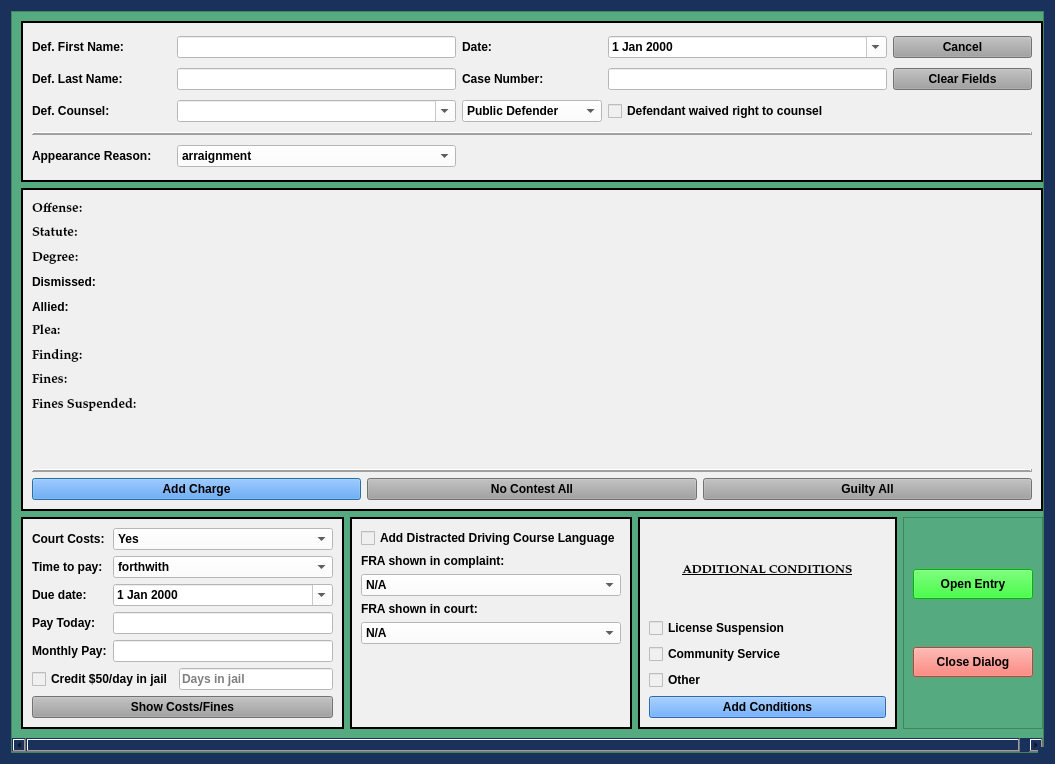
<?xml version="1.0" encoding="UTF-8"?>
<ui version="4.0">
 <class>FineOnlyPleaDialog</class>
 <widget class="QDialog" name="FineOnlyPleaDialog">
  <property name="windowModality">
   <enum>Qt::NonModal</enum>
  </property>
  <property name="enabled">
   <bool>true</bool>
  </property>
  <property name="geometry">
   <rect>
    <x>0</x>
    <y>0</y>
    <width>1055</width>
    <height>764</height>
   </rect>
  </property>
  <property name="sizePolicy">
   <sizepolicy hsizetype="Minimum" vsizetype="Minimum">
    <horstretch>0</horstretch>
    <verstretch>0</verstretch>
   </sizepolicy>
  </property>
  <property name="minimumSize">
   <size>
    <width>0</width>
    <height>0</height>
   </size>
  </property>
  <property name="maximumSize">
   <size>
    <width>2500</width>
    <height>3500</height>
   </size>
  </property>
  <property name="palette">
   <palette>
    <active>
     <colorrole role="Button">
      <brush brushstyle="SolidPattern">
       <color alpha="255">
        <red>25</red>
        <green>49</green>
        <blue>91</blue>
       </color>
      </brush>
     </colorrole>
     <colorrole role="Base">
      <brush brushstyle="SolidPattern">
       <color alpha="255">
        <red>25</red>
        <green>49</green>
        <blue>91</blue>
       </color>
      </brush>
     </colorrole>
     <colorrole role="Window">
      <brush brushstyle="SolidPattern">
       <color alpha="255">
        <red>25</red>
        <green>49</green>
        <blue>91</blue>
       </color>
      </brush>
     </colorrole>
    </active>
    <inactive>
     <colorrole role="Button">
      <brush brushstyle="SolidPattern">
       <color alpha="255">
        <red>25</red>
        <green>49</green>
        <blue>91</blue>
       </color>
      </brush>
     </colorrole>
     <colorrole role="Base">
      <brush brushstyle="SolidPattern">
       <color alpha="255">
        <red>25</red>
        <green>49</green>
        <blue>91</blue>
       </color>
      </brush>
     </colorrole>
     <colorrole role="Window">
      <brush brushstyle="SolidPattern">
       <color alpha="255">
        <red>25</red>
        <green>49</green>
        <blue>91</blue>
       </color>
      </brush>
     </colorrole>
    </inactive>
    <disabled>
     <colorrole role="Button">
      <brush brushstyle="SolidPattern">
       <color alpha="255">
        <red>25</red>
        <green>49</green>
        <blue>91</blue>
       </color>
      </brush>
     </colorrole>
     <colorrole role="Base">
      <brush brushstyle="SolidPattern">
       <color alpha="255">
        <red>25</red>
        <green>49</green>
        <blue>91</blue>
       </color>
      </brush>
     </colorrole>
     <colorrole role="Window">
      <brush brushstyle="SolidPattern">
       <color alpha="255">
        <red>25</red>
        <green>49</green>
        <blue>91</blue>
       </color>
      </brush>
     </colorrole>
    </disabled>
   </palette>
  </property>
  <property name="font">
   <font>
    <family>Palatino Linotype</family>
    <pointsize>10</pointsize>
    <weight>75</weight>
    <italic>false</italic>
    <bold>true</bold>
   </font>
  </property>
  <property name="windowTitle">
   <string>Fine Only Plea Case Information</string>
  </property>
  <property name="toolTip">
   <string/>
  </property>
  <property name="styleSheet">
   <string notr="true">background-color: rgb(25, 49, 91);
font: 75 10pt &quot;Palatino Linotype&quot;;
font-weight: bold;</string>
  </property>
  <property name="sizeGripEnabled">
   <bool>true</bool>
  </property>
  <property name="modal">
   <bool>true</bool>
  </property>
  <layout class="QVBoxLayout" name="verticalLayout" stretch="0">
   <item>
    <widget class="QScrollArea" name="scrollArea">
     <property name="styleSheet">
      <string notr="true">background-color: rgb(85, 170, 127);</string>
     </property>
     <property name="widgetResizable">
      <bool>true</bool>
     </property>
     <widget class="QWidget" name="scrollAreaWidgetContents_2">
      <property name="geometry">
       <rect>
        <x>0</x>
        <y>0</y>
        <width>1046</width>
        <height>732</height>
       </rect>
      </property>
      <layout class="QGridLayout" name="gridLayout_2" rowstretch="1,2,0" columnstretch="1,1,1,1">
       <item row="1" column="0" colspan="4">
        <widget class="QFrame" name="frame">
         <property name="sizePolicy">
          <sizepolicy hsizetype="Preferred" vsizetype="Preferred">
           <horstretch>0</horstretch>
           <verstretch>0</verstretch>
          </sizepolicy>
         </property>
         <property name="styleSheet">
          <string notr="true">background-color: rgb(240, 240, 240);</string>
         </property>
         <property name="frameShape">
          <enum>QFrame::Box</enum>
         </property>
         <property name="frameShadow">
          <enum>QFrame::Plain</enum>
         </property>
         <property name="lineWidth">
          <number>2</number>
         </property>
         <layout class="QVBoxLayout" name="verticalLayout_2">
          <item>
           <layout class="QGridLayout" name="gridLayout_3">
            <item row="2" column="1">
             <widget class="QPushButton" name="no_contest_all_Button">
              <property name="sizePolicy">
               <sizepolicy hsizetype="Preferred" vsizetype="Fixed">
                <horstretch>0</horstretch>
                <verstretch>0</verstretch>
               </sizepolicy>
              </property>
              <property name="focusPolicy">
               <enum>Qt::NoFocus</enum>
              </property>
              <property name="styleSheet">
               <string notr="true">background-color: rgb(160, 160, 160);</string>
              </property>
              <property name="text">
               <string>No Contest All</string>
              </property>
             </widget>
            </item>
            <item row="0" column="0" colspan="3">
             <layout class="QGridLayout" name="charges_gridLayout">
              <item row="1" column="0">
               <widget class="QLabel" name="statute_label">
                <property name="font">
                 <font>
                  <family>Palatino Linotype</family>
                  <pointsize>10</pointsize>
                  <weight>75</weight>
                  <italic>false</italic>
                  <bold>true</bold>
                 </font>
                </property>
                <property name="text">
                 <string>Statute:</string>
                </property>
               </widget>
              </item>
              <item row="4" column="0">
               <widget class="QLabel" name="allied_label">
                <property name="text">
                 <string>Allied:</string>
                </property>
               </widget>
              </item>
              <item row="5" column="0">
               <widget class="QLabel" name="plea_label">
                <property name="font">
                 <font>
                  <family>Palatino Linotype</family>
                  <pointsize>10</pointsize>
                  <weight>75</weight>
                  <italic>false</italic>
                  <bold>true</bold>
                 </font>
                </property>
                <property name="text">
                 <string>Plea:</string>
                </property>
               </widget>
              </item>
              <item row="2" column="0">
               <widget class="QLabel" name="degree_label">
                <property name="font">
                 <font>
                  <family>Palatino Linotype</family>
                  <pointsize>10</pointsize>
                  <weight>75</weight>
                  <italic>false</italic>
                  <bold>true</bold>
                 </font>
                </property>
                <property name="text">
                 <string>Degree:</string>
                </property>
               </widget>
              </item>
              <item row="6" column="0">
               <widget class="QLabel" name="finding_label">
                <property name="font">
                 <font>
                  <family>Palatino Linotype</family>
                  <pointsize>10</pointsize>
                  <weight>75</weight>
                  <italic>false</italic>
                  <bold>true</bold>
                 </font>
                </property>
                <property name="text">
                 <string>Finding:</string>
                </property>
               </widget>
              </item>
              <item row="0" column="0">
               <widget class="QLabel" name="offense_label">
                <property name="font">
                 <font>
                  <family>Palatino Linotype</family>
                  <pointsize>10</pointsize>
                  <weight>75</weight>
                  <italic>false</italic>
                  <bold>true</bold>
                 </font>
                </property>
                <property name="text">
                 <string>Offense:</string>
                </property>
                <property name="wordWrap">
                 <bool>true</bool>
                </property>
               </widget>
              </item>
              <item row="8" column="0">
               <widget class="QLabel" name="fines_suspended_label">
                <property name="font">
                 <font>
                  <family>Palatino Linotype</family>
                  <pointsize>10</pointsize>
                  <weight>75</weight>
                  <italic>false</italic>
                  <bold>true</bold>
                 </font>
                </property>
                <property name="text">
                 <string>Fines Suspended:</string>
                </property>
               </widget>
              </item>
              <item row="10" column="0">
               <widget class="QLabel" name="label_5">
                <property name="text">
                 <string/>
                </property>
               </widget>
              </item>
              <item row="7" column="0">
               <widget class="QLabel" name="fines_label">
                <property name="font">
                 <font>
                  <family>Palatino Linotype</family>
                  <pointsize>10</pointsize>
                  <weight>75</weight>
                  <italic>false</italic>
                  <bold>true</bold>
                 </font>
                </property>
                <property name="text">
                 <string>Fines:</string>
                </property>
               </widget>
              </item>
              <item row="9" column="0">
               <widget class="QLabel" name="amend_row_label">
                <property name="text">
                 <string/>
                </property>
               </widget>
              </item>
              <item row="3" column="0">
               <widget class="QLabel" name="dismissed_label">
                <property name="text">
                 <string>Dismissed:</string>
                </property>
               </widget>
              </item>
             </layout>
            </item>
            <item row="2" column="2">
             <widget class="QPushButton" name="guilty_all_Button">
              <property name="sizePolicy">
               <sizepolicy hsizetype="Preferred" vsizetype="Fixed">
                <horstretch>0</horstretch>
                <verstretch>0</verstretch>
               </sizepolicy>
              </property>
              <property name="focusPolicy">
               <enum>Qt::NoFocus</enum>
              </property>
              <property name="styleSheet">
               <string notr="true">background-color: rgb(160, 160, 160);</string>
              </property>
              <property name="text">
               <string>Guilty All</string>
              </property>
             </widget>
            </item>
            <item row="2" column="0">
             <widget class="QPushButton" name="add_charge_Button">
              <property name="styleSheet">
               <string notr="true">background-color: rgb(62, 146, 255)</string>
              </property>
              <property name="text">
               <string>Add Charge</string>
              </property>
             </widget>
            </item>
            <item row="1" column="0" colspan="3">
             <widget class="Line" name="line">
              <property name="frameShadow">
               <enum>QFrame::Raised</enum>
              </property>
              <property name="lineWidth">
               <number>2</number>
              </property>
              <property name="orientation">
               <enum>Qt::Horizontal</enum>
              </property>
             </widget>
            </item>
           </layout>
          </item>
         </layout>
        </widget>
       </item>
       <item row="2" column="0">
        <widget class="QFrame" name="frame_5">
         <property name="sizePolicy">
          <sizepolicy hsizetype="Preferred" vsizetype="Preferred">
           <horstretch>0</horstretch>
           <verstretch>0</verstretch>
          </sizepolicy>
         </property>
         <property name="styleSheet">
          <string notr="true">background-color: rgb(240, 240, 240);</string>
         </property>
         <property name="frameShape">
          <enum>QFrame::Box</enum>
         </property>
         <property name="frameShadow">
          <enum>QFrame::Plain</enum>
         </property>
         <property name="lineWidth">
          <number>2</number>
         </property>
         <layout class="QGridLayout" name="gridLayout_5">
          <item row="6" column="1" colspan="3">
           <widget class="QLineEdit" name="monthly_pay_box">
            <property name="styleSheet">
             <string notr="true">background-color: rgb(255, 255, 255);</string>
            </property>
           </widget>
          </item>
          <item row="8" column="0" colspan="4">
           <widget class="QPushButton" name="costs_and_fines_Button">
            <property name="sizePolicy">
             <sizepolicy hsizetype="Preferred" vsizetype="Fixed">
              <horstretch>0</horstretch>
              <verstretch>0</verstretch>
             </sizepolicy>
            </property>
            <property name="focusPolicy">
             <enum>Qt::NoFocus</enum>
            </property>
            <property name="styleSheet">
             <string notr="true">background-color: rgb(160, 160, 160);</string>
            </property>
            <property name="text">
             <string>Show Costs/Fines</string>
            </property>
            <property name="flat">
             <bool>false</bool>
            </property>
           </widget>
          </item>
          <item row="3" column="1" colspan="3">
           <widget class="NoScrollDateEdit" name="balance_due_date">
            <property name="styleSheet">
             <string notr="true">color: rgb(0, 0, 0);
background-color: rgb(255, 255, 255);</string>
            </property>
            <property name="calendarPopup">
             <bool>true</bool>
            </property>
           </widget>
          </item>
          <item row="3" column="0">
           <widget class="QLabel" name="balance_due_date_label">
            <property name="text">
             <string>Due date:</string>
            </property>
           </widget>
          </item>
          <item row="7" column="0" colspan="3">
           <widget class="QCheckBox" name="credit_for_jail_checkBox">
            <property name="text">
             <string>Credit $50/day in jail</string>
            </property>
           </widget>
          </item>
          <item row="7" column="3">
           <widget class="QLineEdit" name="jail_time_credit_box">
            <property name="styleSheet">
             <string notr="true">background-color: rgb(255, 255, 255);</string>
            </property>
            <property name="placeholderText">
             <string>Days in jail</string>
            </property>
           </widget>
          </item>
          <item row="1" column="1" colspan="3">
           <widget class="NoScrollComboBox" name="court_costs_box">
            <property name="styleSheet">
             <string notr="true">background-color: rgb(255, 255, 255);</string>
            </property>
            <item>
             <property name="text">
              <string>Yes</string>
             </property>
            </item>
            <item>
             <property name="text">
              <string>Waived</string>
             </property>
            </item>
            <item>
             <property name="text">
              <string>Imposed in companion case</string>
             </property>
            </item>
            <item>
             <property name="text">
              <string>No</string>
             </property>
            </item>
           </widget>
          </item>
          <item row="1" column="0">
           <widget class="QLabel" name="label_11">
            <property name="text">
             <string>Court Costs:</string>
            </property>
           </widget>
          </item>
          <item row="2" column="1" colspan="3">
           <widget class="NoScrollComboBox" name="ability_to_pay_box">
            <property name="styleSheet">
             <string notr="true">background-color: rgb(255, 255, 255);</string>
            </property>
            <item>
             <property name="text">
              <string>forthwith</string>
             </property>
            </item>
            <item>
             <property name="text">
              <string>monthly pay</string>
             </property>
            </item>
            <item>
             <property name="text">
              <string>partial forthwith then monthly pay</string>
             </property>
            </item>
           </widget>
          </item>
          <item row="2" column="0">
           <widget class="QLabel" name="label_9">
            <property name="text">
             <string>Time to pay:</string>
            </property>
           </widget>
          </item>
          <item row="6" column="0">
           <widget class="QLabel" name="monthly_pay_label">
            <property name="text">
             <string>Monthly Pay:</string>
            </property>
           </widget>
          </item>
          <item row="5" column="0">
           <widget class="QLabel" name="pay_today_label">
            <property name="text">
             <string>Pay Today:</string>
            </property>
           </widget>
          </item>
          <item row="5" column="1" colspan="3">
           <widget class="QLineEdit" name="pay_today_box">
            <property name="styleSheet">
             <string notr="true">background-color: rgb(255, 255, 255);</string>
            </property>
           </widget>
          </item>
         </layout>
        </widget>
       </item>
       <item row="0" column="0" colspan="4">
        <widget class="QFrame" name="case_name_Frame">
         <property name="sizePolicy">
          <sizepolicy hsizetype="Preferred" vsizetype="Preferred">
           <horstretch>0</horstretch>
           <verstretch>0</verstretch>
          </sizepolicy>
         </property>
         <property name="styleSheet">
          <string notr="true">background-color: rgb(240, 240, 240);</string>
         </property>
         <property name="frameShape">
          <enum>QFrame::Box</enum>
         </property>
         <property name="frameShadow">
          <enum>QFrame::Plain</enum>
         </property>
         <property name="lineWidth">
          <number>2</number>
         </property>
         <layout class="QGridLayout" name="gridLayout" columnstretch="1,2,1,2,1">
          <item row="0" column="0">
           <widget class="QLabel" name="label">
            <property name="text">
             <string>Def. First Name:</string>
            </property>
           </widget>
          </item>
          <item row="0" column="4">
           <widget class="QPushButton" name="cancel_Button">
            <property name="focusPolicy">
             <enum>Qt::NoFocus</enum>
            </property>
            <property name="styleSheet">
             <string notr="true">background-color: rgb(160, 160, 160);</string>
            </property>
            <property name="text">
             <string>Cancel</string>
            </property>
           </widget>
          </item>
          <item row="5" column="1">
           <widget class="NoScrollComboBox" name="appearance_reason_box">
            <property name="styleSheet">
             <string notr="true">background-color: rgb(255, 255, 255);</string>
            </property>
            <item>
             <property name="text">
              <string>arraignment</string>
             </property>
            </item>
            <item>
             <property name="text">
              <string>a change of plea</string>
             </property>
            </item>
            <item>
             <property name="text">
              <string>sentencing</string>
             </property>
            </item>
           </widget>
          </item>
          <item row="1" column="2">
           <widget class="QLabel" name="label_3">
            <property name="text">
             <string>Case Number:</string>
            </property>
           </widget>
          </item>
          <item row="1" column="1">
           <widget class="QLineEdit" name="defendant_last_name_lineEdit">
            <property name="enabled">
             <bool>true</bool>
            </property>
            <property name="styleSheet">
             <string notr="true">background-color: rgb(255, 255, 255);</string>
            </property>
           </widget>
          </item>
          <item row="0" column="3">
           <widget class="NoScrollDateEdit" name="plea_trial_date">
            <property name="focusPolicy">
             <enum>Qt::NoFocus</enum>
            </property>
            <property name="styleSheet">
             <string notr="true">color: rgb(0, 0, 0);
background-color: rgb(255, 255, 255);</string>
            </property>
            <property name="calendarPopup">
             <bool>true</bool>
            </property>
           </widget>
          </item>
          <item row="0" column="2">
           <widget class="QLabel" name="label_26">
            <property name="text">
             <string>Date:</string>
            </property>
           </widget>
          </item>
          <item row="1" column="0">
           <widget class="QLabel" name="label_2">
            <property name="text">
             <string>Def. Last Name:</string>
            </property>
           </widget>
          </item>
          <item row="1" column="3">
           <widget class="QLineEdit" name="case_number_lineEdit">
            <property name="maximumSize">
             <size>
              <width>500</width>
              <height>16777215</height>
             </size>
            </property>
            <property name="styleSheet">
             <string notr="true">background-color: rgb(255, 255, 255);</string>
            </property>
           </widget>
          </item>
          <item row="5" column="0">
           <widget class="QLabel" name="label_4">
            <property name="text">
             <string>Appearance Reason:</string>
            </property>
           </widget>
          </item>
          <item row="0" column="1">
           <widget class="QLineEdit" name="defendant_first_name_lineEdit">
            <property name="styleSheet">
             <string notr="true">background-color: rgb(255, 255, 255);</string>
            </property>
           </widget>
          </item>
          <item row="1" column="4">
           <widget class="QPushButton" name="clear_fields_case_Button">
            <property name="focusPolicy">
             <enum>Qt::NoFocus</enum>
            </property>
            <property name="styleSheet">
             <string notr="true">background-color: rgb(160, 160, 160);</string>
            </property>
            <property name="text">
             <string>Clear Fields</string>
            </property>
           </widget>
          </item>
          <item row="3" column="0">
           <widget class="QLabel" name="label_8">
            <property name="text">
             <string>Def. Counsel:</string>
            </property>
           </widget>
          </item>
          <item row="3" column="1">
           <widget class="DefenseCounselComboBox" name="defense_counsel_name_box">
            <property name="styleSheet">
             <string notr="true">background-color: rgb(255, 255, 255);</string>
            </property>
            <property name="editable">
             <bool>true</bool>
            </property>
           </widget>
          </item>
          <item row="3" column="2">
           <widget class="NoScrollComboBox" name="defense_counsel_type_box">
            <property name="styleSheet">
             <string notr="true">background-color: rgb(255, 255, 255);</string>
            </property>
            <item>
             <property name="text">
              <string>Public Defender</string>
             </property>
            </item>
            <item>
             <property name="text">
              <string>Private Counsel</string>
             </property>
            </item>
           </widget>
          </item>
          <item row="3" column="3">
           <widget class="QCheckBox" name="defense_counsel_waived_checkBox">
            <property name="text">
             <string>Defendant waived right to counsel</string>
            </property>
           </widget>
          </item>
          <item row="4" column="0" colspan="5">
           <widget class="Line" name="line_2">
            <property name="frameShadow">
             <enum>QFrame::Raised</enum>
            </property>
            <property name="lineWidth">
             <number>2</number>
            </property>
            <property name="orientation">
             <enum>Qt::Horizontal</enum>
            </property>
           </widget>
          </item>
         </layout>
        </widget>
       </item>
       <item row="2" column="2">
        <widget class="QFrame" name="frame_6">
         <property name="sizePolicy">
          <sizepolicy hsizetype="Preferred" vsizetype="Preferred">
           <horstretch>0</horstretch>
           <verstretch>0</verstretch>
          </sizepolicy>
         </property>
         <property name="styleSheet">
          <string notr="true">background-color: rgb(240, 240, 240);
font: 75 9pt &quot;Palatino Linotype&quot;;
font-weight: bold;</string>
         </property>
         <property name="frameShape">
          <enum>QFrame::Box</enum>
         </property>
         <property name="frameShadow">
          <enum>QFrame::Plain</enum>
         </property>
         <property name="lineWidth">
          <number>2</number>
         </property>
         <layout class="QGridLayout" name="gridLayout_4">
          <item row="0" column="0">
           <widget class="QLabel" name="label_24">
            <property name="font">
             <font>
              <family>Palatino Linotype</family>
              <pointsize>9</pointsize>
              <weight>75</weight>
              <italic>false</italic>
              <bold>true</bold>
              <underline>true</underline>
             </font>
            </property>
            <property name="text">
             <string>ADDITIONAL CONDITIONS</string>
            </property>
            <property name="alignment">
             <set>Qt::AlignCenter</set>
            </property>
           </widget>
          </item>
          <item row="1" column="0">
           <widget class="QCheckBox" name="license_suspension_checkBox">
            <property name="text">
             <string>License Suspension           </string>
            </property>
           </widget>
          </item>
          <item row="2" column="0">
           <widget class="QCheckBox" name="community_service_checkBox">
            <property name="text">
             <string>Community Service             </string>
            </property>
           </widget>
          </item>
          <item row="4" column="0">
           <widget class="QPushButton" name="add_conditions_Button">
            <property name="styleSheet">
             <string notr="true">background-color: rgb(62, 146, 255)</string>
            </property>
            <property name="text">
             <string>Add Conditions</string>
            </property>
            <property name="autoDefault">
             <bool>false</bool>
            </property>
           </widget>
          </item>
          <item row="3" column="0">
           <widget class="QCheckBox" name="other_conditions_checkBox">
            <property name="enabled">
             <bool>true</bool>
            </property>
            <property name="focusPolicy">
             <enum>Qt::StrongFocus</enum>
            </property>
            <property name="text">
             <string>Other                                                      </string>
            </property>
           </widget>
          </item>
         </layout>
        </widget>
       </item>
       <item row="2" column="3">
        <widget class="QFrame" name="frame_2">
         <property name="frameShape">
          <enum>QFrame::StyledPanel</enum>
         </property>
         <property name="frameShadow">
          <enum>QFrame::Raised</enum>
         </property>
         <layout class="QGridLayout" name="gridLayout_6">
          <item row="3" column="0">
           <widget class="QPushButton" name="close_dialog_Button">
            <property name="minimumSize">
             <size>
              <width>120</width>
              <height>30</height>
             </size>
            </property>
            <property name="focusPolicy">
             <enum>Qt::NoFocus</enum>
            </property>
            <property name="styleSheet">
             <string notr="true">background-color: rgb(255, 96, 82);</string>
            </property>
            <property name="text">
             <string>Close Dialog</string>
            </property>
            <property name="autoDefault">
             <bool>false</bool>
            </property>
           </widget>
          </item>
          <item row="2" column="0">
           <widget class="QPushButton" name="create_entry_Button">
            <property name="minimumSize">
             <size>
              <width>120</width>
              <height>30</height>
             </size>
            </property>
            <property name="styleSheet">
             <string notr="true">background-color: rgb(0, 255, 0);
</string>
            </property>
            <property name="text">
             <string>Open Entry</string>
            </property>
            <property name="autoDefault">
             <bool>false</bool>
            </property>
           </widget>
          </item>
         </layout>
        </widget>
       </item>
       <item row="2" column="1">
        <widget class="QFrame" name="fra_frame">
         <property name="sizePolicy">
          <sizepolicy hsizetype="Preferred" vsizetype="Preferred">
           <horstretch>0</horstretch>
           <verstretch>0</verstretch>
          </sizepolicy>
         </property>
         <property name="styleSheet">
          <string notr="true">background-color: rgb(240, 240, 240);</string>
         </property>
         <property name="frameShape">
          <enum>QFrame::Box</enum>
         </property>
         <property name="frameShadow">
          <enum>QFrame::Plain</enum>
         </property>
         <property name="lineWidth">
          <number>2</number>
         </property>
         <layout class="QFormLayout" name="formLayout_2">
          <item row="0" column="0">
           <widget class="QCheckBox" name="distracted_driving_checkBox">
            <property name="text">
             <string>Add Distracted Driving Course Language</string>
            </property>
           </widget>
          </item>
          <item row="1" column="0">
           <widget class="QLabel" name="label_21">
            <property name="text">
             <string>FRA shown in complaint:</string>
            </property>
           </widget>
          </item>
          <item row="2" column="0" colspan="2">
           <widget class="NoScrollComboBox" name="fra_in_file_box">
            <property name="styleSheet">
             <string notr="true">background-color: rgb(255, 255, 255);</string>
            </property>
            <item>
             <property name="text">
              <string>N/A</string>
             </property>
            </item>
            <item>
             <property name="text">
              <string>Yes</string>
             </property>
            </item>
            <item>
             <property name="text">
              <string>No</string>
             </property>
            </item>
           </widget>
          </item>
          <item row="3" column="0">
           <widget class="QLabel" name="label_22">
            <property name="text">
             <string>FRA shown in court:</string>
            </property>
           </widget>
          </item>
          <item row="4" column="0" colspan="2">
           <widget class="NoScrollComboBox" name="fra_in_court_box">
            <property name="styleSheet">
             <string notr="true">background-color: rgb(255, 255, 255);</string>
            </property>
            <item>
             <property name="text">
              <string>N/A</string>
             </property>
            </item>
            <item>
             <property name="text">
              <string>Yes</string>
             </property>
            </item>
            <item>
             <property name="text">
              <string>No</string>
             </property>
            </item>
           </widget>
          </item>
         </layout>
        </widget>
       </item>
      </layout>
     </widget>
    </widget>
   </item>
  </layout>
 </widget>
 <customwidgets>
  <customwidget>
   <class>NoScrollDateEdit</class>
   <extends>QDateEdit</extends>
   <header>munientry.widgets.custom_widgets</header>
  </customwidget>
  <customwidget>
   <class>NoScrollComboBox</class>
   <extends>QComboBox</extends>
   <header>munientry.widgets.combo_boxes</header>
  </customwidget>
  <customwidget>
   <class>DefenseCounselComboBox</class>
   <extends>QComboBox</extends>
   <header>munientry.widgets.combo_boxes</header>
  </customwidget>
 </customwidgets>
 <tabstops>
  <tabstop>defendant_first_name_lineEdit</tabstop>
  <tabstop>defendant_last_name_lineEdit</tabstop>
  <tabstop>case_number_lineEdit</tabstop>
  <tabstop>court_costs_box</tabstop>
  <tabstop>ability_to_pay_box</tabstop>
  <tabstop>balance_due_date</tabstop>
  <tabstop>license_suspension_checkBox</tabstop>
  <tabstop>community_service_checkBox</tabstop>
  <tabstop>other_conditions_checkBox</tabstop>
  <tabstop>add_conditions_Button</tabstop>
  <tabstop>create_entry_Button</tabstop>
  <tabstop>close_dialog_Button</tabstop>
 </tabstops>
 <resources/>
 <connections/>
 <slots>
  <slot>create_entry()</slot>
  <slot>continue_dialog()</slot>
  <slot>close_window()</slot>
  <slot>set_dialog()</slot>
  <slot>update_case_information()</slot>
  <slot>ovi_dialog()</slot>
  <slot>sentencing_dialog()</slot>
  <slot>proceed_to_sentencing()</slot>
  <slot>proceed_to_ovi()</slot>
  <slot>add_charge()</slot>
  <slot>set_statute()</slot>
  <slot>set_pay_date()</slot>
  <slot>amend_offense()</slot>
  <slot>set_offense()</slot>
  <slot>add_charge_to_view()</slot>
  <slot>delete_charge()</slot>
  <slot>delete_charge_from_view()</slot>
  <slot>close_event()</slot>
  <slot>set_fra_in_file()</slot>
  <slot>set_fra_in_court()</slot>
  <slot>start_add_conditions_dialog()</slot>
  <slot>start_amend_offense_dialog()</slot>
 </slots>
</ui>
